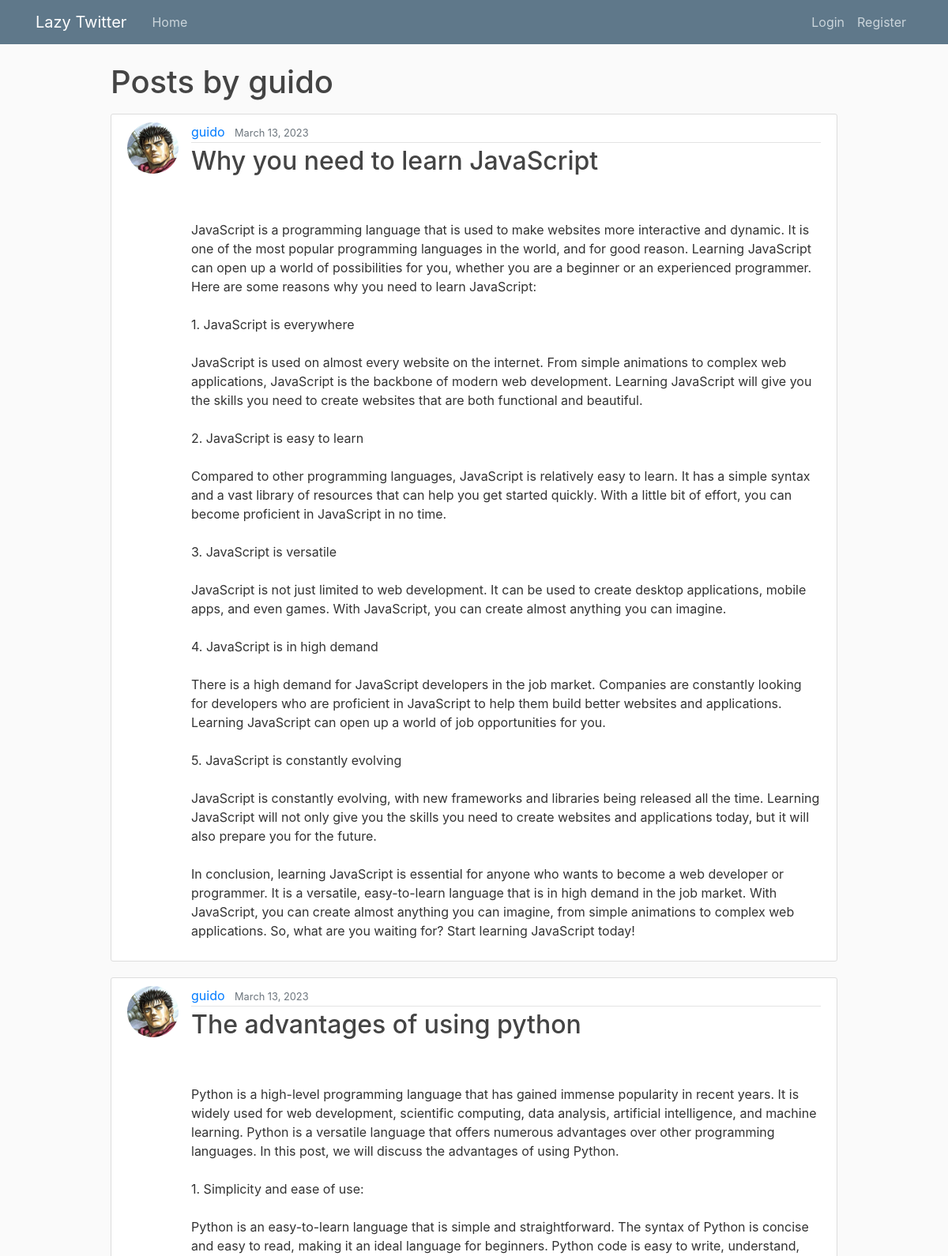
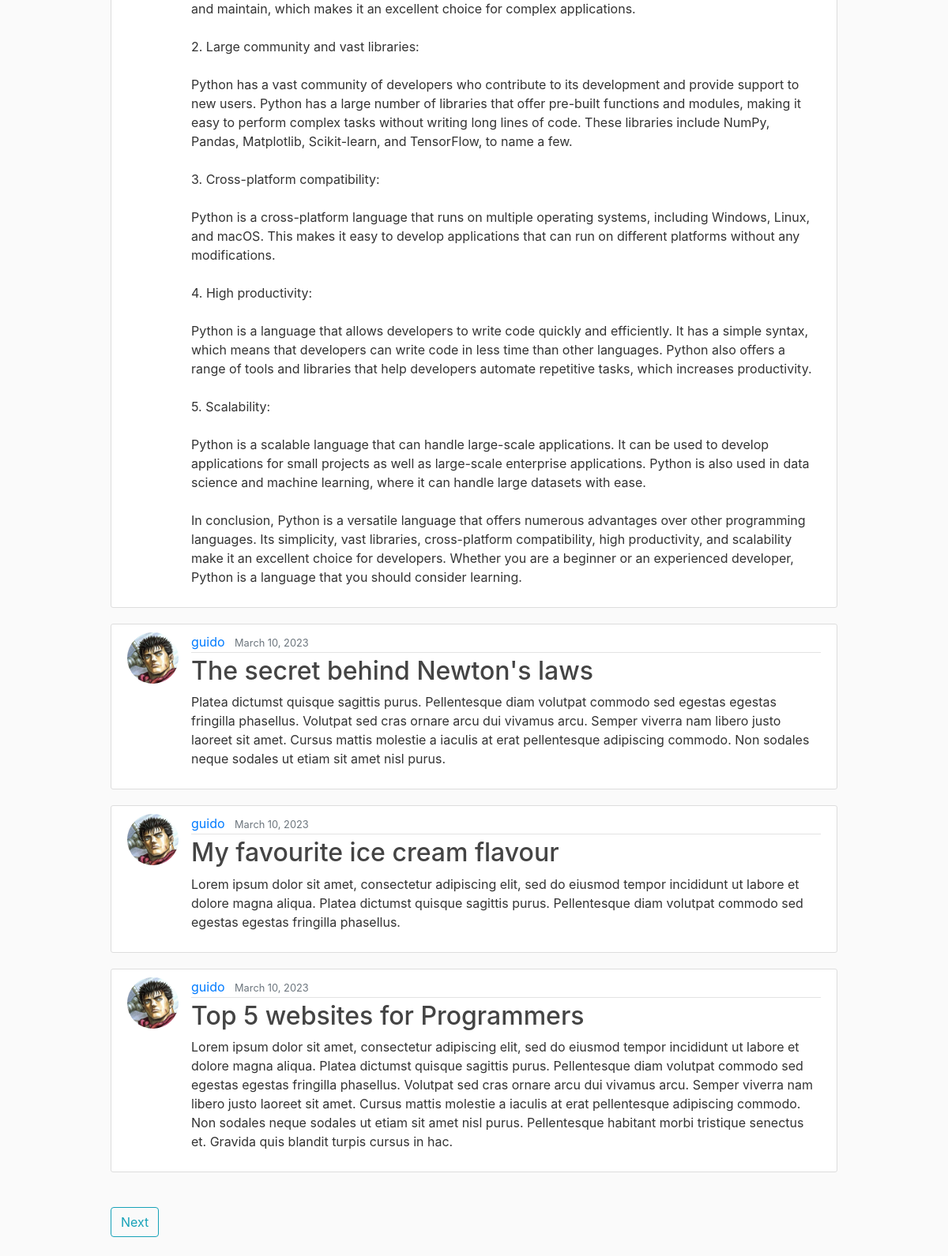
Before: /user/guido with the older database file (2 pictures, top to bottom).
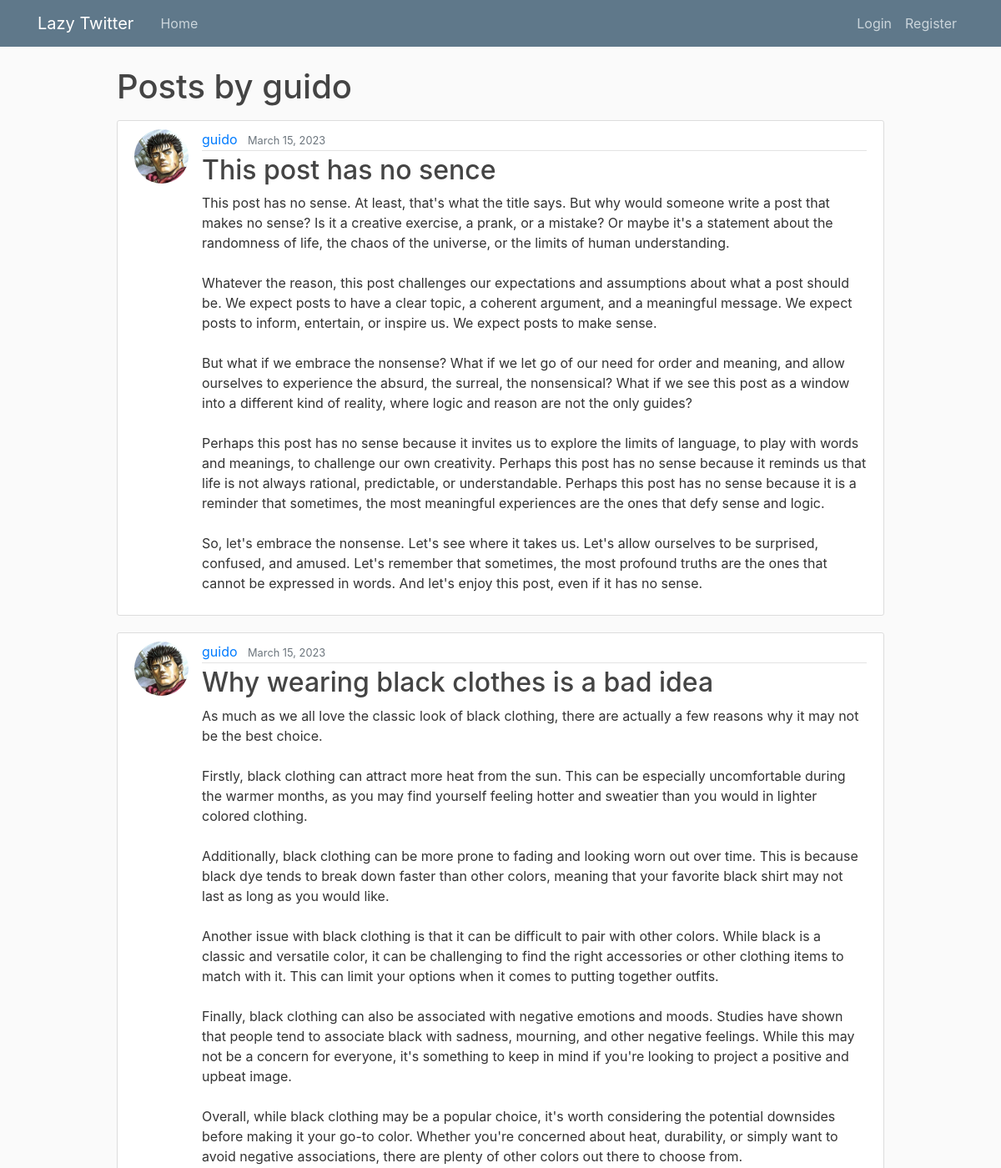
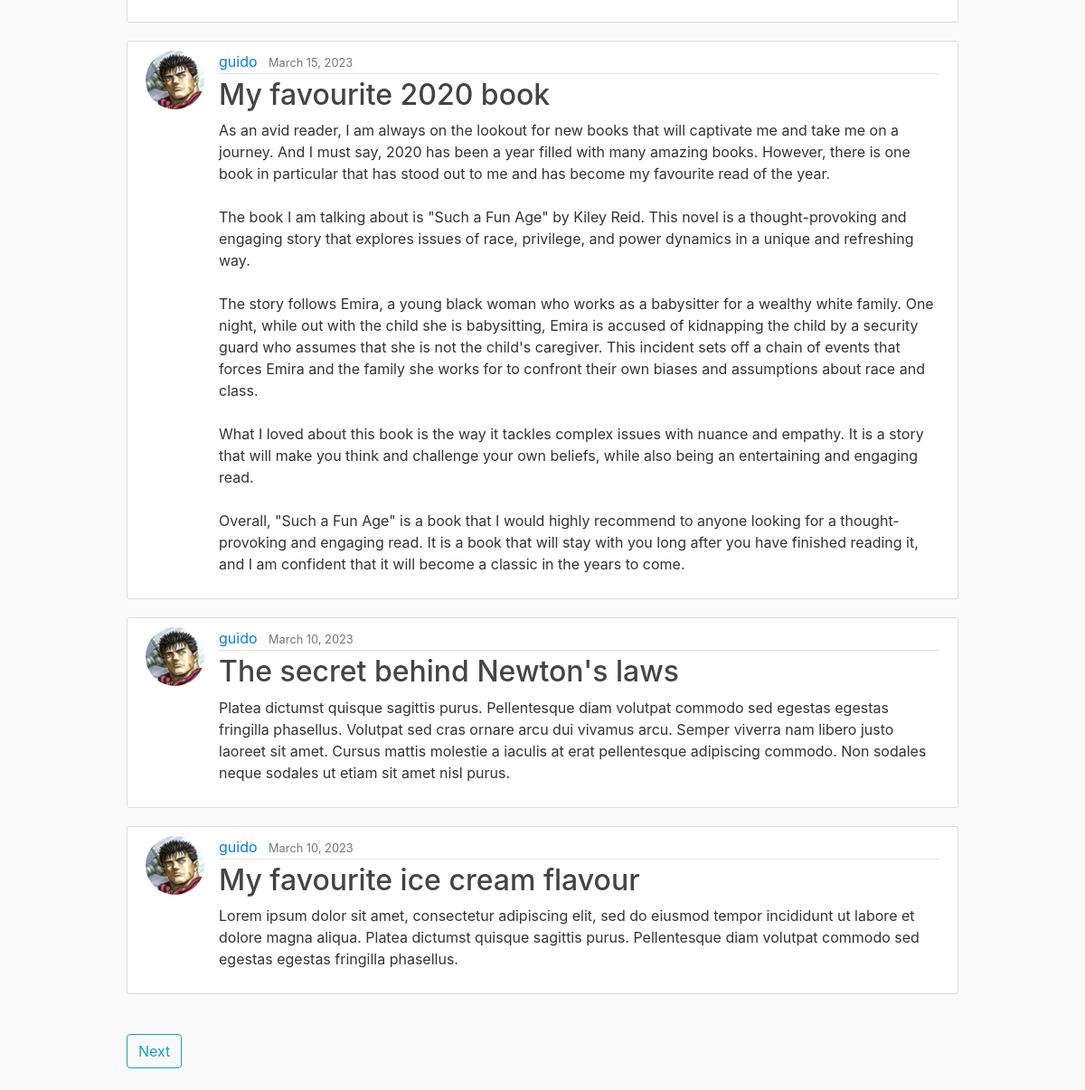
After: the same page with the newer database file (2 pictures, top to bottom).
### blog/models.py (models this page shows, shortened)
class Post(models.Model):
    title = models.CharField(max_length=100)
    content = models.TextField()
    date_posted = models.DateTimeField(default=timezone.now)
    author = models.ForeignKey(User, on_delete=models.CASCADE)

### users/models.py (models this page shows, shortened)
class Profile(models.Model):
    user = models.OneToOneField(User, on_delete=models.CASCADE)
    image = models.ImageField(default='default.jpg', upload_to='profile_pics')

### blog/views.py (the view)
# urls.py: path('user/<str:username>', UserPostListView.as_view(), name='user-posts'),
class UserPostListView(ListView):
    model = Post
    template_name = 'blog/user_posts.html'
    paginate_by = 5
    def get_queryset(self):
        user = get_object_or_404(User, username=self.kwargs.get("username"))
        return Post.objects.filter(author=user).order_by('-date_posted')

### blog/templates/blog/user_posts.html (shortened to what this page needs)
{% extends "blog/layout.html" %}
{% block content %}
    <h1 class="mb-3">Posts by {{ view.kwargs.username }}</h1>
    {% for post in object_list %}
        <article class="media content-section">
            <img class="rounded-circle article-img" src="{{post.author.profile.image.url}}" alt="">
        <div class="media-body">
            <div class="article-metadata">
            <a class="mr-2" href="{% url 'user-posts' post.author.username %}">{{ post.author }}</a>
            <small class="text-muted">{{ post.date_posted|date:'F d, Y' }}</small>
            </div>
            <h2><a class="article-title" href="{% url 'post-detail' post.id %}">{{ post.title }}</a></h2>
            <p class="article-content">{{ post.content }}</p>
        </div>
        </article>
    {% endfor %}
    {% if is_paginated %}
        {% if page_obj.has_next %}
        <a class="btn btn-outline-info mb-4 mt-4" href="?page={{ page_obj.next_page_number }}">Next</a>
    {% endif %}
    {% endif %}
{% endblock %}

Changed rows visible on the page:
removed Post: author.profile.image (picture), author "guido", date_posted "March 13, 2023", title "Why you need to learn JavaScript", content "JavaScript is a programming language that is used to make websites more interactive and dynamic. It is one of the most popular programming languages in the world, and for good reason. Learning JavaScript can open up a world of possibilities for you, whether you are a beginner or an experienced programmer. Here are some reasons why you need to learn JavaScript: 1. JavaScript is everywhere JavaScript is used on almost every website on the internet. From simple animations to complex web applications, JavaScript is the backbone of modern web development. Learning JavaScript will give you the skills you need to create websites that are both functional and beautiful. 2. JavaScript is easy to…"
removed Post: author.profile.image (picture), author "guido", date_posted "March 13, 2023", title "The advantages of using python", content "Python is a high-level programming language that has gained immense popularity in recent years. It is widely used for web development, scientific computing, data analysis, artificial intelligence, and machine learning. Python is a versatile language that offers numerous advantages over other programming languages. In this post, we will discuss the advantages of using Python. 1. Simplicity and ease of use: Python is an easy-to-learn language that is simple and straightforward. The syntax of Python is concise and easy to read, making it an ideal language for beginners. Python code is easy to write, understand, and maintain, which makes it an excellent choice for complex applications. 2. Large…"
no longer on this page (row unchanged): Post: author.profile.image (picture), author "guido", date_posted "March 10, 2023", title "Top 5 websites for Programmers", content "Lorem ipsum dolor sit amet, consectetur adipiscing elit, sed do eiusmod tempor incididunt ut labore et dolore magna aliqua. Platea dictumst quisque sagittis purus. Pellentesque diam volutpat commodo sed egestas egestas fringilla phasellus. Volutpat sed cras ornare arcu dui vivamus arcu. Semper viverra nam libero justo laoreet sit amet. Cursus mattis molestie a iaculis at erat pellentesque adipiscing commodo. Non sodales neque sodales ut etiam sit amet nisl purus. Pellentesque habitant morbi tristique senectus et. Gravida quis blandit turpis cursus in hac."
added Post: author.profile.image (picture), author "guido", date_posted "March 15, 2023", title "This post has no sence", content "This post has no sense. At least, that's what the title says. But why would someone write a post that makes no sense? Is it a creative exercise, a prank, or a mistake? Or maybe it's a statement about the randomness of life, the chaos of the universe, or the limits of human understanding. Whatever the reason, this post challenges our expectations and assumptions about what a post should be. We expect posts to have a clear topic, a coherent argument, and a meaningful message. We expect posts to inform, entertain, or inspire us. We expect posts to make sense. But what if we embrace the nonsense? What if we let go of our need for order and meaning, and allow ourselves to experience the absurd,…"
added Post: author.profile.image (picture), author "guido", date_posted "March 15, 2023", title "Why wearing black clothes is a bad idea", content "As much as we all love the classic look of black clothing, there are actually a few reasons why it may not be the best choice. Firstly, black clothing can attract more heat from the sun. This can be especially uncomfortable during the warmer months, as you may find yourself feeling hotter and sweatier than you would in lighter colored clothing. Additionally, black clothing can be more prone to fading and looking worn out over time. This is because black dye tends to break down faster than other colors, meaning that your favorite black shirt may not last as long as you would like. Another issue with black clothing is that it can be difficult to pair with other colors. While black is a…"
added Post: author.profile.image (picture), author "guido", date_posted "March 15, 2023", title "My favourite 2020 book", content "As an avid reader, I am always on the lookout for new books that will captivate me and take me on a journey. And I must say, 2020 has been a year filled with many amazing books. However, there is one book in particular that has stood out to me and has become my favourite read of the year. The book I am talking about is \"Such a Fun Age\" by Kiley Reid. This novel is a thought-provoking and engaging story that explores issues of race, privilege, and power dynamics in a unique and refreshing way. The story follows Emira, a young black woman who works as a babysitter for a wealthy white family. One night, while out with the child she is babysitting, Emira is accused of kidnapping the child by a…"
